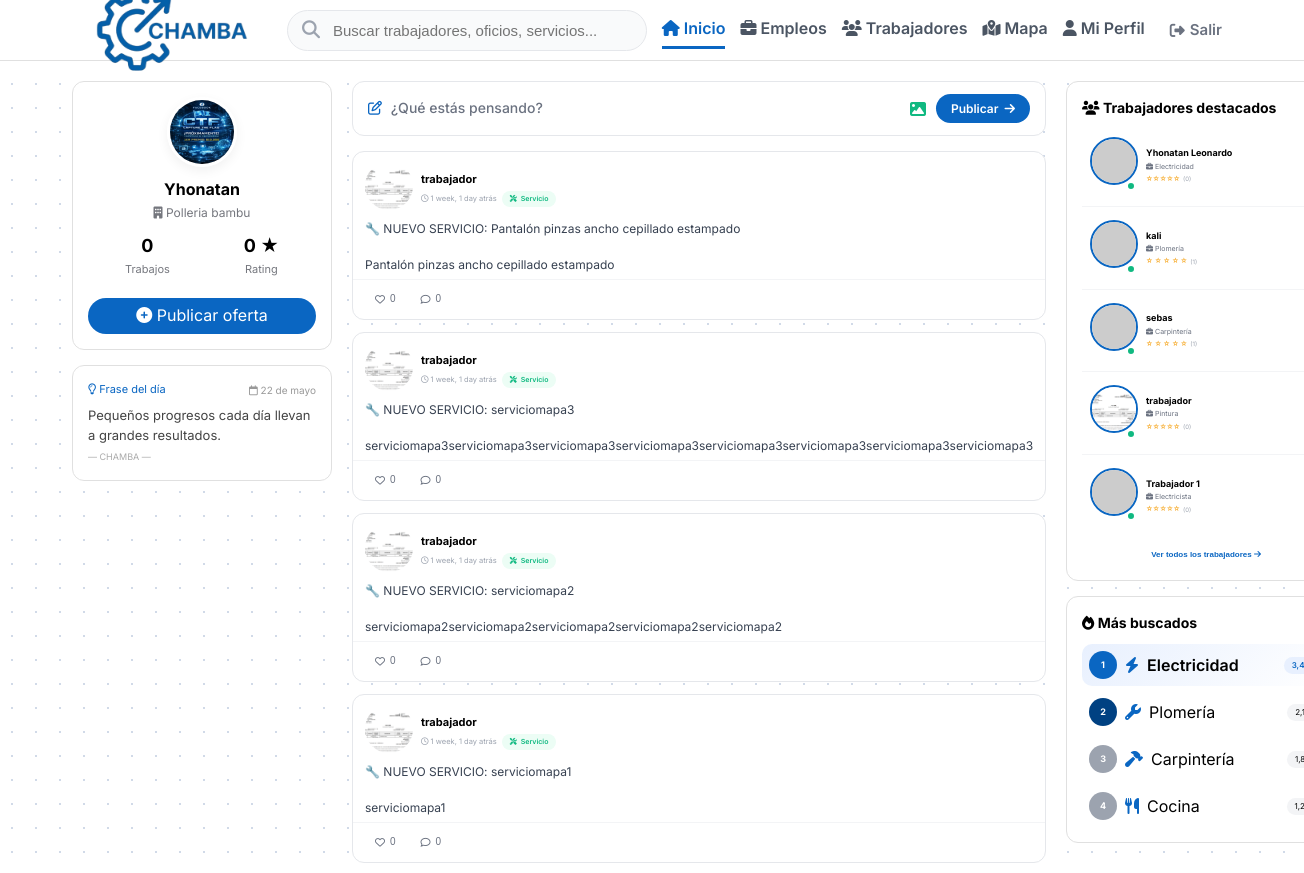
The page /dashboard/ (signed in, upper part) on the database as committed earlier.
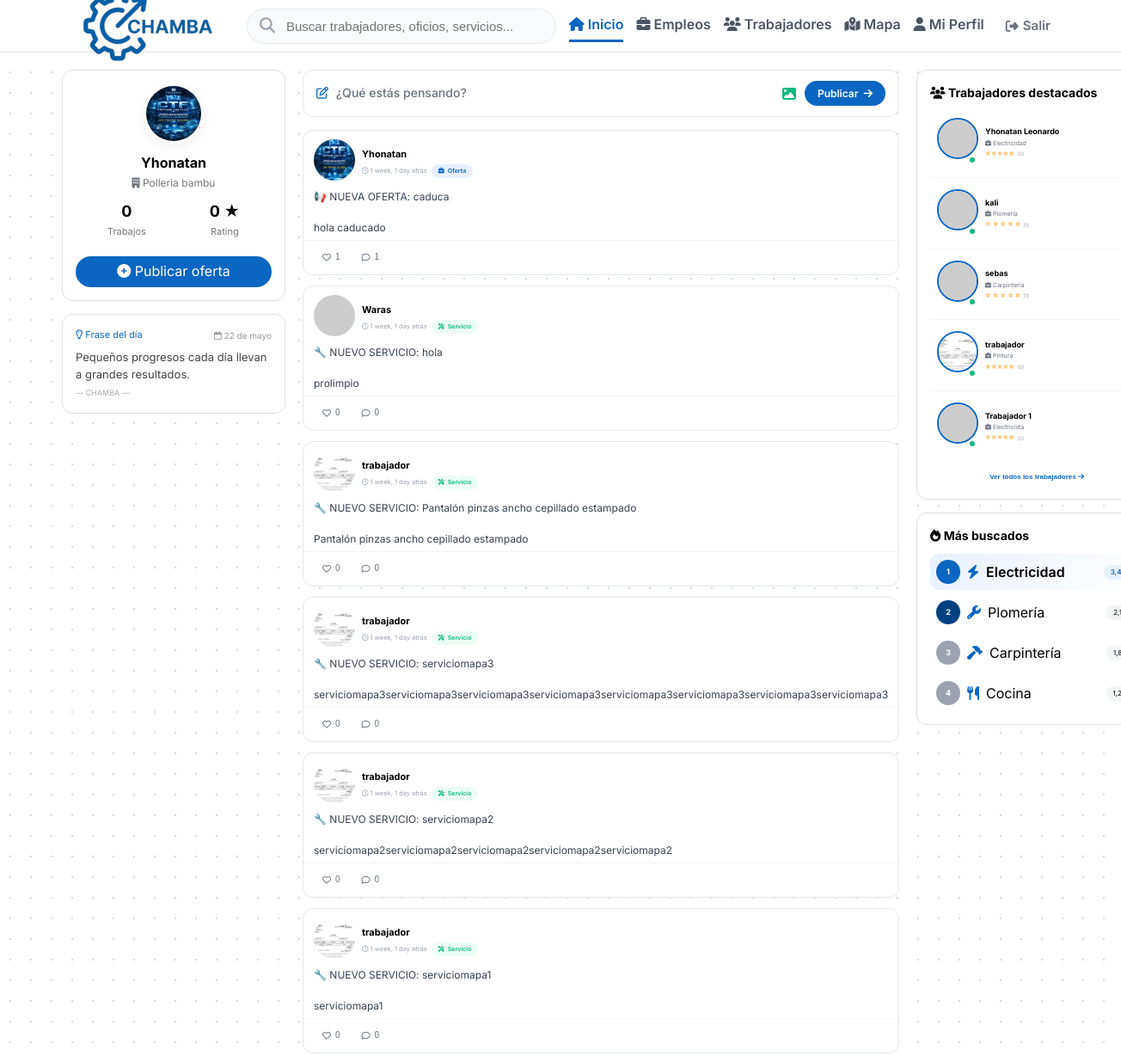
The same page on the database as committed later.
### oficios/models.py (models this page shows, shortened)
class Publicacion(models.Model):
    TIPO_CHOICES = (
        ("oferta", "Oferta laboral"),
        ("servicio", "Servicio ofrecido"),
        ("estado", "Estado personal"),
    )
    usuario = models.ForeignKey(
        User, on_delete=models.CASCADE, related_name="publicaciones"
    )
    contenido = models.TextField()
    tipo = models.CharField(max_length=10, choices=TIPO_CHOICES, default="estado")
    imagen = models.ImageField(upload_to="publicaciones/", blank=True, null=True)
    fecha_creacion = models.DateTimeField(default=timezone.now)
    class Meta:
        ordering = ["-fecha_creacion"]

class Perfil(models.Model):
    TIPO_CHOICES = (
        ("trabajador", "Trabajador de Oficio"),
        ("empleador", "Empleador"),
    )
    usuario = models.OneToOneField(
        User, on_delete=models.CASCADE, related_name="perfil"
    )
    tipo = models.CharField(max_length=15, choices=TIPO_CHOICES)
    telefono = models.CharField(max_length=25)
    ubicacion = models.CharField(max_length=150)
    foto_perfil = models.ImageField(upload_to="perfiles/", blank=True, null=True)
    oficios = models.CharField(max_length=200, blank=True, null=True)
    descripcion_personal = models.TextField(blank=True, null=True)
    anios_experiencia = models.PositiveIntegerField(default=0, blank=True, null=True)
    disponible = models.BooleanField(default=True)
    fotos_portafolio = models.TextField(blank=True, null=True)
    contactos_externos = models.JSONField(blank=True, null=True)
    nombre_empresa = models.CharField(max_length=150, blank=True, null=True)
    rubro = models.CharField(max_length=100, blank=True, null=True)
    promedio_calificacion = models.DecimalField(
        max_digits=3, decimal_places=2, default=0.0
    )
    total_calificaciones = models.PositiveIntegerField(default=0)
    fecha_registro = models.DateTimeField(auto_now_add=True)

class Like(models.Model):
    usuario = models.ForeignKey(User, on_delete=models.CASCADE, related_name="likes")
    publicacion = models.ForeignKey(
        Publicacion, on_delete=models.CASCADE, related_name="likes"
    )
    fecha = models.DateTimeField(auto_now_add=True)
    class Meta:
        unique_together = (
            "usuario",
            "publicacion",
        )  # Un like por usuario por publicación
        ordering = ["-fecha"]

### oficios/views.py (the view)
# urls.py: path("dashboard/", views.dashboard, name="dashboard"),
@login_required
def dashboard(request):
    publicaciones = Publicacion.objects.all().order_by("-fecha_creacion")
    ofertas = Oferta.objects.filter(activa=True).order_by("-fecha_publicacion")
    servicios = Servicio.objects.filter(disponible=True).order_by("-fecha_publicacion")
    trabajadores = Perfil.objects.filter(tipo="trabajador").select_related("usuario")[
        :10
    ]
    return render(
        request,
        "dashboard.html",
        {
            "publicaciones": publicaciones,
            "ofertas": ofertas,
            "servicios": servicios,
            "trabajadores": trabajadores,
        },
    )

### oficios/templates/dashboard.html (shortened to what the changed rows need)
{% load static %}
<!DOCTYPE html>
<html lang="es">
<head>
    <link rel="stylesheet" href="https://cdnjs.cloudflare.com/ajax/libs/font-awesome/6.5.0/css/all.min.css">
    <link rel="stylesheet" href="{% static 'css/principal.css' %}">
</head>
<body class="chamba-dashboard">
    <div class="chamba-layout">
        <main class="chamba-feed">
            <div id="feedContainer">
                {% if publicaciones %}
                {% for publicacion in publicaciones %}
                <div class="publicacion-card-dashboard" id="publicacion-{{ publicacion.id }}">
                    <div style="display: flex; align-items: center; gap: 0.8rem; padding: 1rem 1.2rem 0 1.2rem;">
                        {% if publicacion.usuario.perfil.foto_perfil %}
                        <img src="{{ publicacion.usuario.perfil.foto_perfil.url }}" style="width: 48px; height: 48px; border-radius: 50%; object-fit: cover;">
                        {% else %}
                        <img src="https://ui-avatars.com/api/?background=0A66C2&color=fff&name={{ publicacion.usuario.username }}" style="width: 48px; height: 48px; border-radius: 50%;">
                        {% endif %}
                        <div style="flex:1;">
                            <strong style="font-size:1.1rem;">{{ publicacion.usuario.get_full_name|default:publicacion.usuario.username }}</strong>
                            <div style="display: flex; align-items: center; gap: 0.5rem; flex-wrap: wrap;">
                                <span style="color:#9CA3AF; font-size:0.75rem;">
                                    <i class="far fa-clock"></i> {{ publicacion.fecha_creacion|timesince }} atrás
                                </span>
                                <span class="tipo-badge tipo-{{ publicacion.tipo }}-dash">
                                    {% if publicacion.tipo == "oferta" %}
                                    <i class="fas fa-briefcase"></i> Oferta
                                    {% elif publicacion.tipo == "servicio" %}
                                    <i class="fas fa-tools"></i> Servicio
                                    {% else %}
                                    <i class="fas fa-comment"></i> Estado
                                    {% endif %}
                                </span>
                            </div>
                        </div>
                    </div>
                    <div style="padding: 0.5rem 1.2rem 0 1.2rem;">
                        <p style="font-size:1.2rem; color:#374151; line-height:1.5; margin: 0.5rem 0;">{{ publicacion.contenido|linebreaksbr }}</p>
                    </div>
                    <div style="display: flex; gap: 0.5rem; padding: 0.8rem 1.2rem 1rem; border-top: 1px solid #F3F4F6; margin-top: 0.5rem;">
                        <button class="btn-like-dash" data-pid="{{ publicacion.id }}">
                            <i class="{% if user in publicacion.likes.all %}fa-solid{% else %}fa-regular{% endif %} fa-heart like-icon-{{ publicacion.id }}" style="{% if user in publicacion.likes.all %}color:#EF4444;{% endif %}"></i>
                            <span class="like-count-{{ publicacion.id }}">{{ publicacion.likes.count }}</span>
                        </button>
                        <button class="btn-comentar-dash" data-pid="{{ publicacion.id }}">
                            <i class="fa-regular fa-comment"></i>
                            <span class="com-count-{{ publicacion.id }}">{{ publicacion.comentarios.count }}</span>
                        </button>
                    </div>
                </div>
                {% endfor %}
                {% endif %}
            </div>
        </main>
        <aside class="chamba-sidebar-right">
            <div class="chamba-widget">
                <div id="lista-trabajadores-widget">
                    {% if trabajadores %}
                        {% for perfil in trabajadores|slice:":5" %}
                        <div class="trabajador-item" onclick="window.location.href='/perfil-trabajador/{{ perfil.usuario.id }}/'">
                            <div style="position: relative;">
                                {% if perfil.foto_perfil %}
                                <img src="{{ perfil.foto_perfil.url }}" class="trabajador-avatar">
                                {% else %}
                                <img src="https://ui-avatars.com/api/?background=0A66C2&color=fff&name={{ perfil.usuario.username }}" class="trabajador-avatar">
                                {% endif %}
                                {% if perfil.disponible %}
                                <div style="position: absolute; bottom: 2px; right: 2px; width: 10px; height: 10px; background: #10B981; border-radius: 50%; border: 2px solid white;"></div>
                                {% endif %}
                            </div>
                            <div style="flex: 1;">
                                <div style="font-weight: 700; font-size: 0.9rem;">{{ perfil.usuario.get_full_name|default:perfil.usuario.username }}</div>
                                <div style="font-size: 0.7rem; color: #6B7280;"><i class="fa-solid fa-briefcase"></i> {{ perfil.oficios|default:"Trabajador" }}</div>
                                <div style="display: flex; align-items: center; gap: 0.3rem; margin-top: 0.2rem;">
                                    <div style="font-size: 0.65rem; color: #F59E0B;">
                                        {% if perfil.promedio_calificacion %}
                                            {% with promedio=perfil.promedio_calificacion|floatformat:0 %}
                                                {% for i in "12345"|make_list %}
                                                    {% if forloop.counter <= promedio %}★{% else %}☆{% endif %}
                                                {% endfor %}
                                            {% endwith %}
                                        {% else %}☆☆☆☆☆{% endif %}
                                    </div>
                                    <span style="font-size: 0.6rem; color: #9CA3AF;">({{ perfil.total_calificaciones|default:"0" }})</span>
                                </div>
                            </div>
                        </div>
                        {% if not forloop.last %}<div style="border-bottom: 1px solid #F3F4F6; margin: 0.5rem 0;"></div>{% endif %}
                        {% endfor %}
                        {% if trabajadores|length > 5 %}
                        <div style="margin-top: 0.8rem; text-align: center;">
                            <button onclick="abrirModalTodosTrabajadores()" style="background: none; border: none; color: #0A66C2; font-size: 0.8rem; font-weight: 600; cursor: pointer;">
                            </button>
                        </div>
                        {% endif %}
                    {% else %}
                    <div style="text-align: center; padding: 2rem; color: #9CA3AF;">
                        <i class="fa-solid fa-users" style="font-size: 2rem; margin-bottom: 0.5rem; display: block;"></i>
                        <p>No hay trabajadores registrados</p>
                    </div>
                    {% endif %}
                </div>
            </div>
        </aside>
    </div>
</body>
</html>

Rows that differ between the two databases and show on the page:
added Publicacion: usuario.perfil.foto_perfil (picture), usuario.get_full_name "Yhonatan", fecha_creacion "1 week, 1 day", tipo "oferta" (drawn), contenido "📢 NUEVA OFERTA: caduca hola caducado", likes.count "1", comentarios.count "1"
added Publicacion: usuario.get_full_name "Waras", fecha_creacion "1 week, 1 day", tipo "servicio" (drawn), contenido "🔧 NUEVO SERVICIO: hola prolimpio", likes.count "0", comentarios.count "0"
